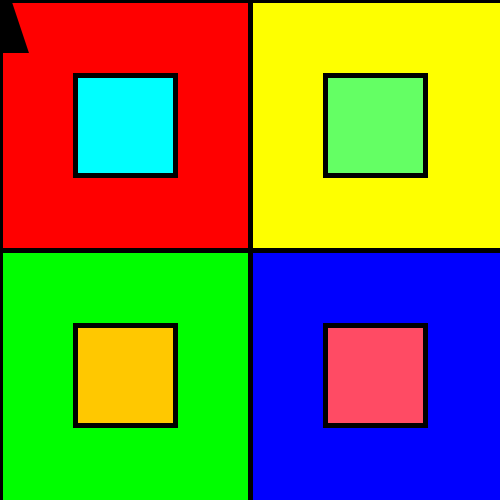
Frame 1 (no input)
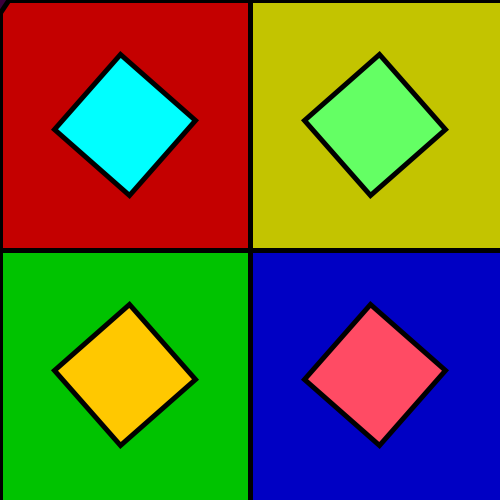
Frame 60 (the mouse pressed at the canvas centre just before this capture)
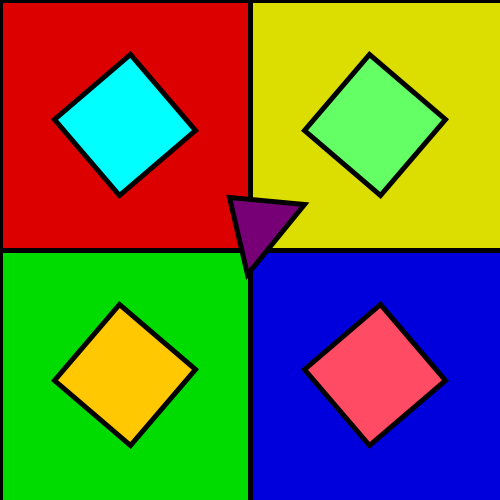
Frame 120 (the mouse held since frame 60 and released just before this capture)

The Processing sketch that drew these frames (run headless with seeded random() and noise(); from frame 60 on, the mouse is pressed at the canvas centre):

// Processing sketch: processing_136341
// ── processing_136341.pde

/* A program that has user controlled changing backgrounds 
  */

void setup() {
  size(500,500);

}
//Many of our integers represent the number used to makes the color 
int rotateValue = 0;
int x = mouseX;
int y = mouseY;
int r = 255;

int b = 255;
int g = 255;
int red = 0;
int blue = 0;


 void keyPressed() {
  
 
 }
 

void draw() {
 
  background(255);
  
 
  
//Draws Grid
 strokeWeight(5);
 fill(0,255,0);//green
 rect(250,250,100,100);
 line(250,0,250,500);
 line(0,250,500,250);
 
//Draws rectangles to fill grid quadrants
rectMode(CORNER);  
  fill(r, 0, 0);
  rect(0,0,250,250);
  r--;

  fill(r, g, 0);
  rect(250,0,500,250);
  g--;
  fill(0,g,0);
  rect(0,250,250,500);
  
  fill(0,0,b);
  rect(250,250,500,500);
  b--;

//Makes the background pulse
if (r == 170 && g == 170 && b == 170) {
  r = 255;
  b = 255;
  g= 255;
}


//Draws triangle that follows the mouse
  fill(red, 0, blue);
  translate(mouseX, mouseY);
  rotate(rotateValue*1.4);
  triangle(0,-25,-50,50,25,50);

//Makes the triangle spin  
 rotateValue++;

//Makes the triangle turn different shades of purple 
 red++;
 blue++;
 if (red == 255 && blue == 255) {
   red = 100;
   blue = 100;
 }
 
//Draws top left spinning square
resetMatrix();
translate(125,125);
rotate(rotateValue/8);
fill(0,255,255);
rectMode(CENTER);
rect(0,0,100,100);

//Draws top right spinning square
resetMatrix();
translate(375,125);
rotate(-rotateValue/8);
fill(100,255,100);
rect(0,0,100,100);

//Draws bottom left spinning square
resetMatrix();
translate(125,375);
rotate(-rotateValue/8);
fill(255,200,0);
rect(0,0,100,100);

//Draws bottom right spinning square
resetMatrix();
translate(375,375);
rotate(rotateValue/8);
fill(255,75,100);
rect(0,0,100,100);  
 
}

 
